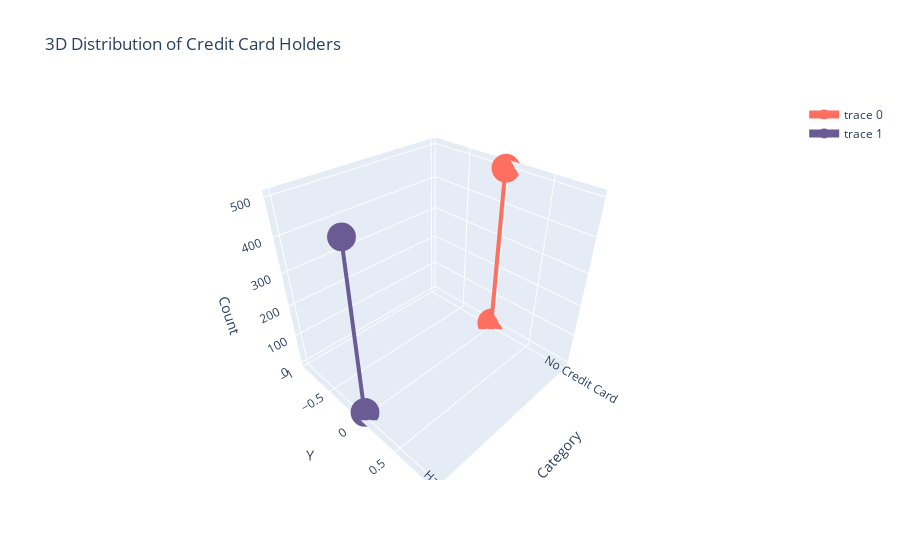

Notebook source saved alongside this figure:
### Code cell
import pandas as pd
import numpy as np
import plotly.graph_objects as go

df = pd.DataFrame({
    'credit_card': np.random.choice([0, 1], size=1000)
})

counts = df['credit_card'].value_counts()
categories = ['No Credit Card', 'Has Credit Card']

fig = go.Figure()

x = np.arange(len(categories))
y = np.zeros(len(categories))
z = np.zeros(len(categories))

for i in range(len(categories)):
    fig.add_trace(go.Scatter3d(
        x=[x[i], x[i]],
        y=[y[i], y[i]],
        z=[0, counts.values[i]],
        mode='lines+markers',
        line=dict(color=['#FF6F61', '#6B5B95'][i], width=8),
        marker=dict(size=10),
        text=[f'Count: {counts.values[i]}'],
        hoverinfo='text'
    ))

fig.update_layout(
    title='3D Distribution of Credit Card Holders',
    scene=dict(
        xaxis_title='Category',
        yaxis_title='Y',
        zaxis_title='Count',
        xaxis=dict(
            tickvals=x,
            ticktext=categories
        ),
    )
)

fig.show()

### Figure 1 — Plotly figure (JSON) as saved in the notebook; plotly's stock layout.template omitted (floating-point values rounded to 4 significant figures)
{"data": [{"hoverinfo": "text", "line": {"color": "#FF6F61", "width": 8}, "marker": {"size": 10}, "mode": "lines+markers", "text": ["Count: 501"], "type": "scatter3d", "x": [0, 0], "y": [0, 0], "z": [0, 501]}, {"hoverinfo": "text", "line": {"color": "#6B5B95", "width": 8}, "marker": {"size": 10}, "mode": "lines+markers", "text": ["Count: 499"], "type": "scatter3d", "x": [1, 1], "y": [0, 0], "z": [0, 499]}], "layout": {"scene": {"xaxis": {"ticktext": ["No Credit Card", "Has Credit Card"], "tickvals": [0, 1], "title": {"text": "Category"}}, "yaxis": {"title": {"text": "Y"}}, "zaxis": {"title": {"text": "Count"}}}, "title": {"text": "3D Distribution of Credit Card Holders"}}}
